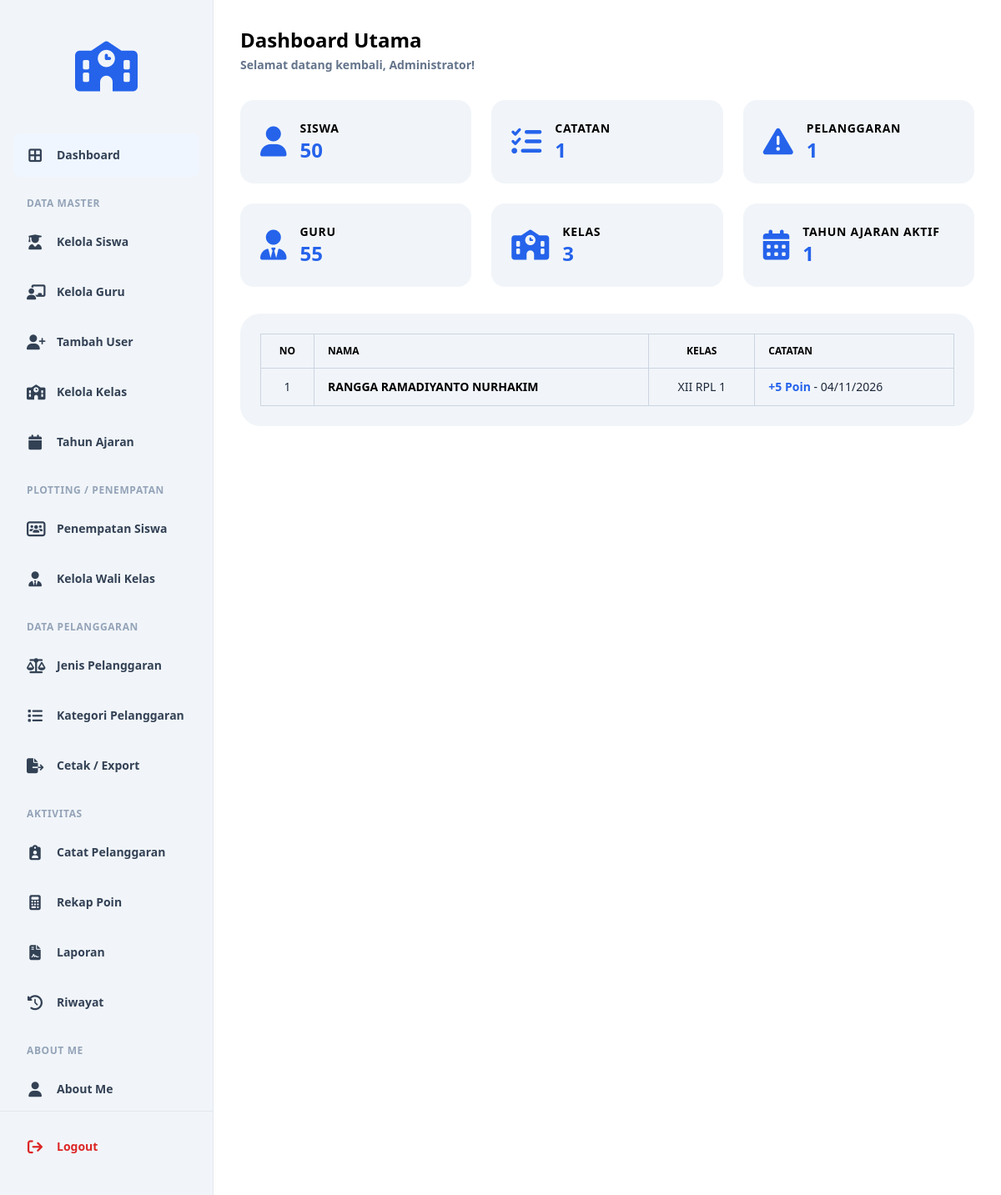
The page /dashboard.php (signed in) on the database as committed earlier.
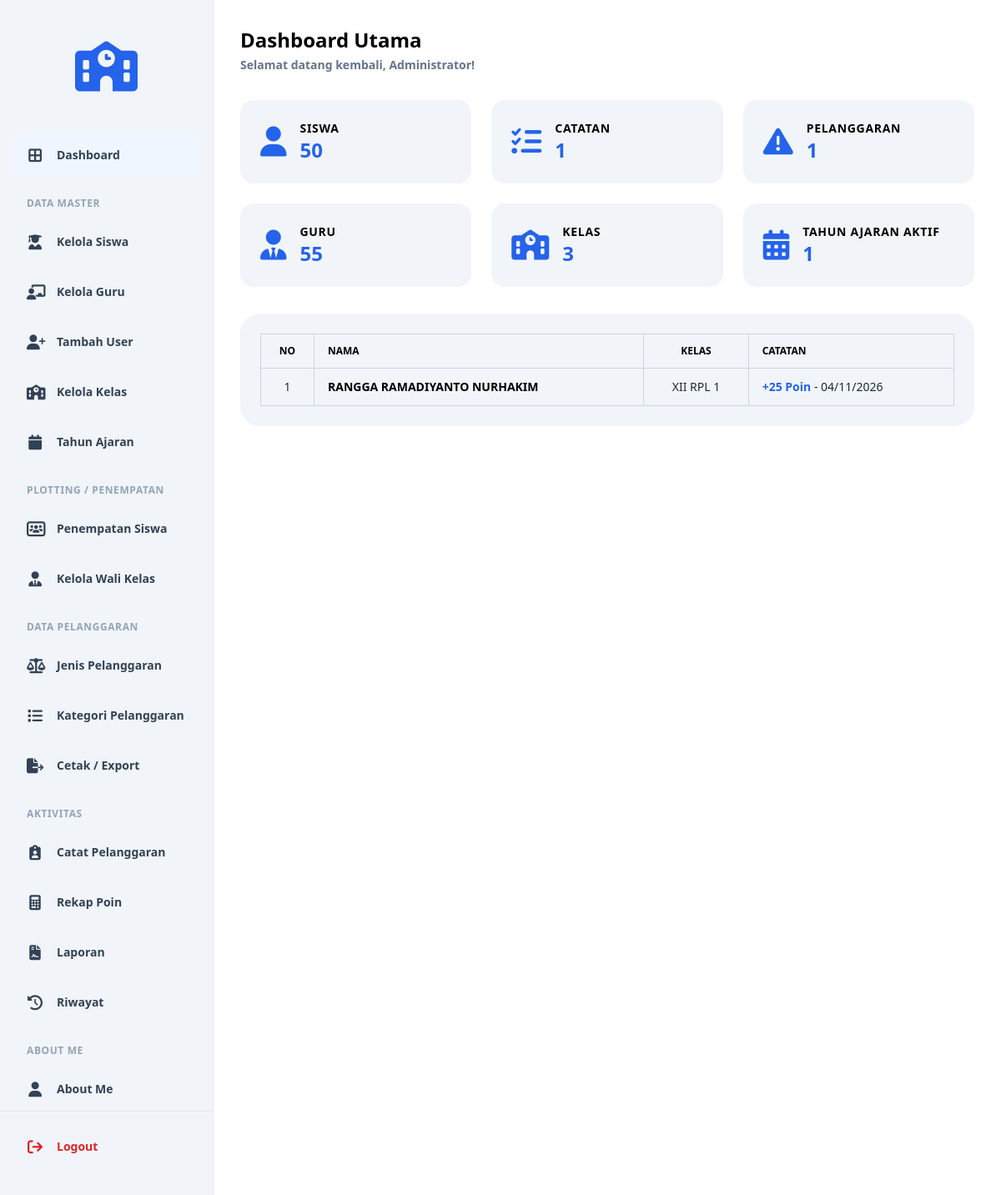
The same page on the database as committed later.
### tables this page shows
CREATE TABLE `t_pelanggaran_siswa` (
  `id` int(11) NOT NULL AUTO_INCREMENT,
  `tahun_ajaran_id` int(11) DEFAULT NULL,
  `siswa_id` int(11) DEFAULT NULL,
  `nama_siswa` varchar(150) NOT NULL,
  `kelas_id` int(11) DEFAULT NULL,
  `nama_kelas` varchar(100) NOT NULL,
  `pelanggaran_id` int(11) DEFAULT NULL,
  `nama_pelanggaran` int(11) NOT NULL,
  `pelanggaran_kategori_id` int(11) DEFAULT NULL,
  `guru_id` int(11) DEFAULT NULL,
  `nama_guru` varchar(150) NOT NULL,
  `tanggal` date DEFAULT NULL,
  `keterangan` text NOT NULL,
  `poin` int(11) NOT NULL,
  `tindakan` text NOT NULL,
  `status` varchar(30) NOT NULL,
  `created_at` timestamp NOT NULL DEFAULT current_timestamp(),
  `updated_at` timestamp NOT NULL DEFAULT current_timestamp(),
  PRIMARY KEY (`id`),
  KEY `guru_id` (`guru_id`),
  KEY `tahun_ajaran_id` (`tahun_ajaran_id`),
  KEY `siswa_id` (`siswa_id`),
  KEY `kelas_id` (`kelas_id`),
  KEY `pelanggaran_id` (`pelanggaran_id`),
  KEY `pelanggaran_kategori_id` (`pelanggaran_kategori_id`),
  CONSTRAINT `t_pelanggaran_siswa_ibfk_1` FOREIGN KEY (`guru_id`) REFERENCES `t_guru` (`id`) ON DELETE CASCADE,
  CONSTRAINT `t_pelanggaran_siswa_ibfk_3` FOREIGN KEY (`kelas_id`) REFERENCES `t_kelas` (`id`) ON DELETE CASCADE,
  CONSTRAINT `t_pelanggaran_siswa_ibfk_5` FOREIGN KEY (`pelanggaran_id`) REFERENCES `t_pelanggaran` (`id`) ON DELETE CASCADE,
  CONSTRAINT `t_pelanggaran_siswa_ibfk_6` FOREIGN KEY (`siswa_id`) REFERENCES `t_siswa` (`id`) ON DELETE CASCADE,
  CONSTRAINT `t_pelanggaran_siswa_ibfk_7` FOREIGN KEY (`tahun_ajaran_id`) REFERENCES `t_tahun_ajaran` (`id`) ON DELETE CASCADE
);

CREATE TABLE `t_siswa` (
  `id` int(11) NOT NULL AUTO_INCREMENT,
  `nis` varchar(20) DEFAULT NULL,
  `nisn` varchar(20) DEFAULT NULL,
  `nama` varchar(150) DEFAULT NULL,
  `jenis_kelamin` varchar(4) NOT NULL,
  `tanggal_lahir` date NOT NULL,
  `alamat` text NOT NULL,
  `status_aktif` tinyint(1) NOT NULL,
  `created_at` timestamp NOT NULL DEFAULT current_timestamp(),
  `updated_at` timestamp NOT NULL DEFAULT current_timestamp(),
  PRIMARY KEY (`id`),
  UNIQUE KEY `uq_t_siswa_nisn` (`nisn`),
  UNIQUE KEY `uq_t_siswa_nis` (`nis`)
);

CREATE TABLE `t_kelas` (
  `id` int(11) NOT NULL AUTO_INCREMENT,
  `nama` varchar(100) DEFAULT NULL,
  `tingkat` varchar(20) NOT NULL,
  `jurusan` varchar(100) NOT NULL,
  `status_aktif` tinyint(1) NOT NULL,
  `created_at` timestamp NOT NULL DEFAULT current_timestamp(),
  `updated_at` timestamp NOT NULL DEFAULT current_timestamp(),
  PRIMARY KEY (`id`),
  UNIQUE KEY `uq_t_kelas_nama` (`nama`)
);

### cek_akses.php (called while the page is built, shortened)
<?php
$raw_role = $_SESSION['role'] ?? $_SESSION['level'] ?? '';
$role_lower = strtolower(trim($raw_role));
if ($role_lower === 'admin') {
    $role = 'Admin';
} else {
    $role = 'Guru';
}
?>

### dashboard.php (the view, shortened to what the changed rows need)
<?php
include 'config/koneksi.php';
include 'cek_akses.php';
$query_recent = mysqli_query($koneksi, "
    SELECT
        ps.tanggal,
        ps.poin,
        s.nama AS nama_siswa,
        k.nama AS nama_kelas
    FROM t_pelanggaran_siswa ps
    LEFT JOIN t_siswa s ON ps.siswa_id = s.id
    LEFT JOIN t_kelas k ON ps.kelas_id = k.id
    " . ($role === 'Guru'
        ? (!empty($wali_kelas_kelas_ids)
            ? "WHERE ps.kelas_id IN (" . implode(',', $wali_kelas_kelas_ids) . ")"
            : "WHERE 1 = 0")
        : "") . "
    ORDER BY ps.tanggal DESC
    LIMIT 5
");
?>
<!DOCTYPE html>
<html lang="id">
<head>
    <?php include 'layouts/head.php'; ?>
</head>
<body class="bg-white text-slate-800 font-sans">
    <div class="flex min-h-screen">
        <main class="flex-1 p-8 bg-white overflow-y-auto">
            <div class="flex justify-between items-center mb-8">
                <div>
                    <h1 class="text-2xl font-bold text-black">Dashboard Utama</h1>
                </div>
            </div>
            <div class="bg-slate-100 p-6 rounded-[1.5rem]">
                <div class="overflow-x-auto">
                    <table class="w-full border-collapse border border-slate-300 bg-slate-100">
                        <thead>
                            <tr>
                                <th class="border border-slate-300 px-4 py-3 text-xs font-bold text-black uppercase text-center w-16">NO</th>
                                <th class="border border-slate-300 px-4 py-3 text-xs font-bold text-black uppercase text-left">NAMA</th>
                                <th class="border border-slate-300 px-4 py-3 text-xs font-bold text-black uppercase text-center">KELAS</th>
                                <th class="border border-slate-300 px-4 py-3 text-xs font-bold text-black uppercase text-left">CATATAN</th>
                            </tr>
                        </thead>
                        <tbody>
                            <?php
                            $no = 1;
                            if (mysqli_num_rows($query_recent) > 0):
                                while ($row = mysqli_fetch_assoc($query_recent)):
                            ?>
                                <tr>
                                    <td class="border border-slate-300 px-4 py-3 text-sm text-center"><?php echo $no++; ?></td>
                                    <td class="border border-slate-300 px-4 py-3 text-sm font-bold text-black"><?php echo htmlspecialchars($row['nama_siswa']); ?></td>
                                    <td class="border border-slate-300 px-4 py-3 text-sm text-center"><?php echo htmlspecialchars($row['nama_kelas']); ?></td>
                                    <td class="border border-slate-300 px-4 py-3 text-sm">
                                        <span class="text-blue-600 font-bold">+<?php echo $row['poin']; ?> Poin</span> - <?php echo date('d/m/Y', strtotime($row['tanggal'])); ?>
                                    </td>
                                </tr>
                            <?php
                                endwhile;
                            else:
                            ?>
                                <tr>
                                    <td colspan="4" class="border border-slate-300 px-4 py-8 text-center text-slate-500">Belum ada pelanggaran.</td>
                                </tr>
                            <?php endif; ?>
                        </tbody>
                    </table>
                </div>
            </div>
        </main>
    </div>
</body>
</html>

Rows that differ between the two databases and show on the page:
changed t_pelanggaran_siswa "RANGGA RAMADIYANTO NURHAKIM": poin "5" → "25"
